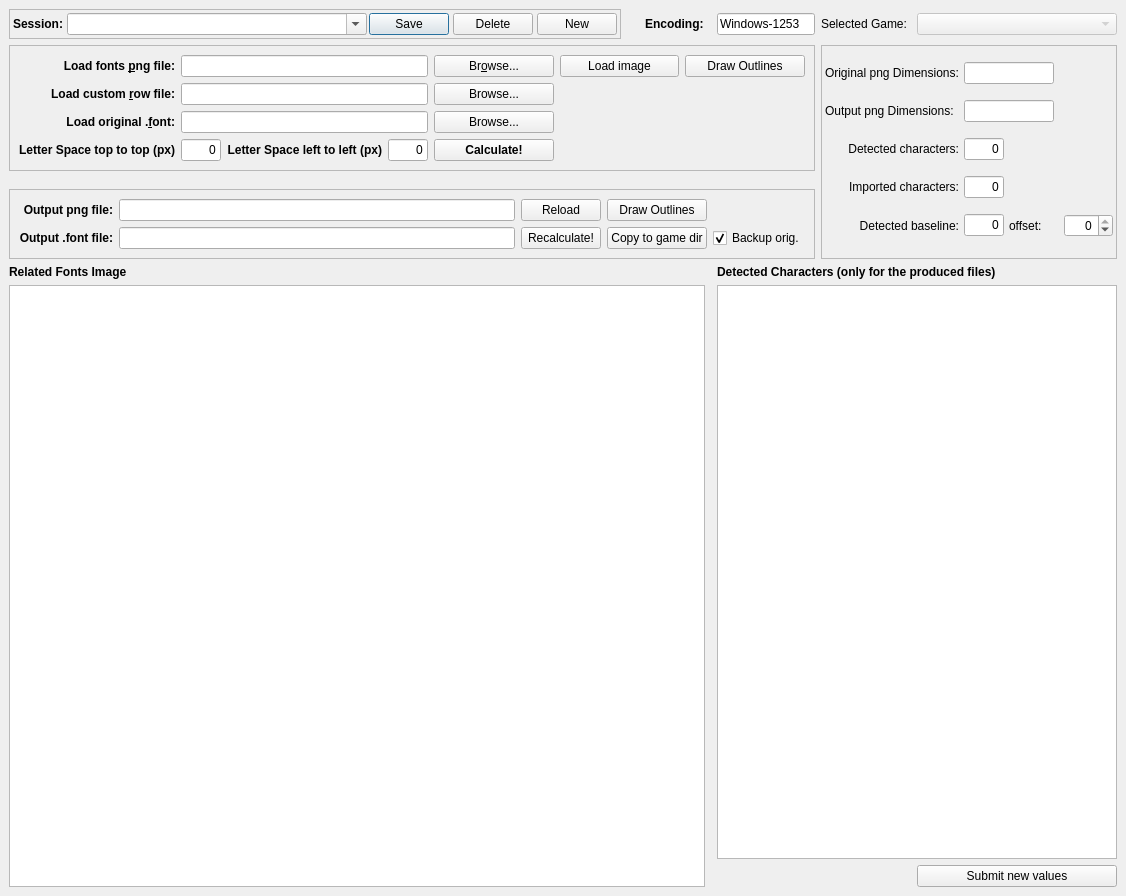
<?xml version="1.0" encoding="UTF-8"?>
<ui version="4.0">
 <author>Antoniou Athanassios</author>
 <class>Dialog</class>
 <widget class="QDialog" name="Dialog">
  <property name="geometry">
   <rect>
    <x>0</x>
    <y>0</y>
    <width>1126</width>
    <height>896</height>
   </rect>
  </property>
  <property name="windowTitle">
   <string>MI SE Fonts Mod tool</string>
  </property>
  <layout class="QGridLayout" name="gridLayout_3">
   <item row="0" column="0">
    <widget class="QFrame" name="frame_4">
     <property name="sizePolicy">
      <sizepolicy hsizetype="MinimumExpanding" vsizetype="Preferred">
       <horstretch>0</horstretch>
       <verstretch>0</verstretch>
      </sizepolicy>
     </property>
     <property name="minimumSize">
      <size>
       <width>600</width>
       <height>0</height>
      </size>
     </property>
     <property name="maximumSize">
      <size>
       <width>700</width>
       <height>16777215</height>
      </size>
     </property>
     <property name="frameShape">
      <enum>QFrame::StyledPanel</enum>
     </property>
     <property name="frameShadow">
      <enum>QFrame::Sunken</enum>
     </property>
     <layout class="QGridLayout" name="gridLayout_5">
      <property name="margin">
       <number>3</number>
      </property>
      <property name="spacing">
       <number>4</number>
      </property>
      <item row="0" column="1">
       <widget class="QComboBox" name="sessionsCmBx">
        <property name="sizePolicy">
         <sizepolicy hsizetype="Fixed" vsizetype="Fixed">
          <horstretch>0</horstretch>
          <verstretch>0</verstretch>
         </sizepolicy>
        </property>
        <property name="minimumSize">
         <size>
          <width>300</width>
          <height>0</height>
         </size>
        </property>
        <property name="editable">
         <bool>true</bool>
        </property>
       </widget>
      </item>
      <item row="0" column="2">
       <widget class="QPushButton" name="parametersSessionsSaveBtn">
        <property name="text">
         <string>Save</string>
        </property>
       </widget>
      </item>
      <item row="0" column="3">
       <widget class="QPushButton" name="parametersSessionDeleteBtn">
        <property name="text">
         <string>Delete</string>
        </property>
       </widget>
      </item>
      <item row="0" column="4">
       <widget class="QPushButton" name="parametersSessionNewBtn">
        <property name="text">
         <string>New</string>
        </property>
       </widget>
      </item>
      <item row="0" column="0">
       <widget class="QLabel" name="label_5">
        <property name="sizePolicy">
         <sizepolicy hsizetype="MinimumExpanding" vsizetype="Preferred">
          <horstretch>0</horstretch>
          <verstretch>0</verstretch>
         </sizepolicy>
        </property>
        <property name="font">
         <font>
          <weight>75</weight>
          <bold>true</bold>
         </font>
        </property>
        <property name="text">
         <string>Session:</string>
        </property>
        <property name="alignment">
         <set>Qt::AlignRight|Qt::AlignTrailing|Qt::AlignVCenter</set>
        </property>
       </widget>
      </item>
     </layout>
    </widget>
   </item>
   <item row="5" column="0" colspan="3">
    <widget class="QLabel" name="label">
     <property name="font">
      <font>
       <weight>75</weight>
       <bold>true</bold>
      </font>
     </property>
     <property name="text">
      <string>Related Fonts Image</string>
     </property>
    </widget>
   </item>
   <item row="6" column="0" rowspan="2" colspan="5">
    <widget class="QGraphicsView" name="graphicsViewPngFont">
     <property name="cursor" stdset="0">
      <cursorShape>CrossCursor</cursorShape>
     </property>
     <property name="mouseTracking">
      <bool>true</bool>
     </property>
     <property name="layoutDirection">
      <enum>Qt::LeftToRight</enum>
     </property>
     <property name="backgroundBrush">
      <brush brushstyle="SolidPattern">
       <color alpha="255">
        <red>131</red>
        <green>166</green>
        <blue>235</blue>
       </color>
      </brush>
     </property>
     <property name="alignment">
      <set>Qt::AlignLeading|Qt::AlignLeft|Qt::AlignTop</set>
     </property>
    </widget>
   </item>
   <item row="6" column="6" colspan="3">
    <widget class="QTableView" name="charsInFontFileTblView">
     <property name="sizePolicy">
      <sizepolicy hsizetype="MinimumExpanding" vsizetype="Expanding">
       <horstretch>0</horstretch>
       <verstretch>0</verstretch>
      </sizepolicy>
     </property>
     <property name="minimumSize">
      <size>
       <width>330</width>
       <height>0</height>
      </size>
     </property>
     <property name="alternatingRowColors">
      <bool>true</bool>
     </property>
     <attribute name="horizontalHeaderCascadingSectionResizes">
      <bool>true</bool>
     </attribute>
     <attribute name="horizontalHeaderDefaultSectionSize">
      <number>35</number>
     </attribute>
     <attribute name="horizontalHeaderMinimumSectionSize">
      <number>26</number>
     </attribute>
     <attribute name="horizontalHeaderStretchLastSection">
      <bool>true</bool>
     </attribute>
     <attribute name="verticalHeaderCascadingSectionResizes">
      <bool>true</bool>
     </attribute>
    </widget>
   </item>
   <item row="5" column="6" colspan="3">
    <widget class="QLabel" name="label_4">
     <property name="font">
      <font>
       <weight>75</weight>
       <bold>true</bold>
      </font>
     </property>
     <property name="text">
      <string>Detected Characters (only for the produced files)</string>
     </property>
    </widget>
   </item>
   <item row="7" column="8">
    <widget class="QPushButton" name="submitCharPropertiesBtn">
     <property name="text">
      <string>Submit new values</string>
     </property>
    </widget>
   </item>
   <item row="0" column="6">
    <widget class="QLineEdit" name="selectedEncodingTxtBx">
     <property name="sizePolicy">
      <sizepolicy hsizetype="Minimum" vsizetype="Fixed">
       <horstretch>0</horstretch>
       <verstretch>0</verstretch>
      </sizepolicy>
     </property>
     <property name="minimumSize">
      <size>
       <width>90</width>
       <height>0</height>
      </size>
     </property>
     <property name="maximumSize">
      <size>
       <width>100</width>
       <height>16777215</height>
      </size>
     </property>
     <property name="text">
      <string>Windows-1253</string>
     </property>
     <property name="readOnly">
      <bool>true</bool>
     </property>
    </widget>
   </item>
   <item row="0" column="7">
    <widget class="QLabel" name="label_18">
     <property name="text">
      <string>Selected Game: </string>
     </property>
    </widget>
   </item>
   <item row="0" column="8">
    <widget class="QComboBox" name="selGameCmBx">
     <property name="enabled">
      <bool>false</bool>
     </property>
     <property name="minimumSize">
      <size>
       <width>200</width>
       <height>0</height>
      </size>
     </property>
    </widget>
   </item>
   <item row="0" column="4">
    <widget class="QLabel" name="label_9">
     <property name="sizePolicy">
      <sizepolicy hsizetype="MinimumExpanding" vsizetype="Preferred">
       <horstretch>0</horstretch>
       <verstretch>0</verstretch>
      </sizepolicy>
     </property>
     <property name="minimumSize">
      <size>
       <width>60</width>
       <height>0</height>
      </size>
     </property>
     <property name="maximumSize">
      <size>
       <width>70</width>
       <height>16777215</height>
      </size>
     </property>
     <property name="font">
      <font>
       <weight>75</weight>
       <bold>true</bold>
      </font>
     </property>
     <property name="text">
      <string>Encoding:</string>
     </property>
    </widget>
   </item>
   <item row="1" column="0" rowspan="2" colspan="7">
    <widget class="QFrame" name="frame">
     <property name="sizePolicy">
      <sizepolicy hsizetype="MinimumExpanding" vsizetype="Preferred">
       <horstretch>0</horstretch>
       <verstretch>0</verstretch>
      </sizepolicy>
     </property>
     <property name="frameShape">
      <enum>QFrame::StyledPanel</enum>
     </property>
     <property name="frameShadow">
      <enum>QFrame::Sunken</enum>
     </property>
     <property name="lineWidth">
      <number>3</number>
     </property>
     <property name="midLineWidth">
      <number>2</number>
     </property>
     <layout class="QGridLayout" name="gridLayout_2">
      <item row="0" column="0">
       <widget class="QLabel" name="label_6">
        <property name="font">
         <font>
          <weight>75</weight>
          <bold>true</bold>
         </font>
        </property>
        <property name="text">
         <string>Load fonts &amp;png file:</string>
        </property>
        <property name="textFormat">
         <enum>Qt::AutoText</enum>
        </property>
        <property name="alignment">
         <set>Qt::AlignRight|Qt::AlignTrailing|Qt::AlignVCenter</set>
        </property>
        <property name="textInteractionFlags">
         <set>Qt::LinksAccessibleByMouse</set>
        </property>
        <property name="buddy">
         <cstring>openFileNameTxtBx</cstring>
        </property>
       </widget>
      </item>
      <item row="0" column="1" colspan="3">
       <widget class="QLineEdit" name="openFileNameTxtBx"/>
      </item>
      <item row="0" column="4">
       <widget class="QPushButton" name="BrowsePNGfilesBtn">
        <property name="text">
         <string>Br&amp;owse...</string>
        </property>
       </widget>
      </item>
      <item row="0" column="5">
       <widget class="QPushButton" name="LoadPNGBtn">
        <property name="text">
         <string>Load image</string>
        </property>
       </widget>
      </item>
      <item row="1" column="0">
       <widget class="QLabel" name="label_7">
        <property name="font">
         <font>
          <weight>75</weight>
          <bold>true</bold>
         </font>
        </property>
        <property name="text">
         <string>Load custom &amp;row file:</string>
        </property>
        <property name="alignment">
         <set>Qt::AlignRight|Qt::AlignTrailing|Qt::AlignVCenter</set>
        </property>
        <property name="buddy">
         <cstring>openCustRowFileTxtBx</cstring>
        </property>
       </widget>
      </item>
      <item row="1" column="1" colspan="3">
       <widget class="QLineEdit" name="openCustRowFileTxtBx"/>
      </item>
      <item row="1" column="4">
       <widget class="QPushButton" name="BrowseCustRowfilesBtn">
        <property name="text">
         <string>Browse...</string>
        </property>
       </widget>
      </item>
      <item row="2" column="0">
       <widget class="QLabel" name="label_10">
        <property name="font">
         <font>
          <weight>75</weight>
          <bold>true</bold>
         </font>
        </property>
        <property name="text">
         <string>Load original .&amp;font:</string>
        </property>
        <property name="alignment">
         <set>Qt::AlignRight|Qt::AlignTrailing|Qt::AlignVCenter</set>
        </property>
        <property name="buddy">
         <cstring>openOrigFontTxtBx</cstring>
        </property>
       </widget>
      </item>
      <item row="2" column="1" colspan="3">
       <widget class="QLineEdit" name="openOrigFontTxtBx"/>
      </item>
      <item row="2" column="4">
       <widget class="QPushButton" name="BrowseOrigFontfileBtn">
        <property name="text">
         <string>Browse...</string>
        </property>
       </widget>
      </item>
      <item row="3" column="0">
       <widget class="QLabel" name="label_13">
        <property name="font">
         <font>
          <weight>75</weight>
          <bold>true</bold>
         </font>
        </property>
        <property name="text">
         <string>Letter Space top to top (px)</string>
        </property>
        <property name="alignment">
         <set>Qt::AlignRight|Qt::AlignTrailing|Qt::AlignVCenter</set>
        </property>
       </widget>
      </item>
      <item row="3" column="1">
       <widget class="QLineEdit" name="innerSpaceLtoLpxTxtBx">
        <property name="maximumSize">
         <size>
          <width>40</width>
          <height>16777215</height>
         </size>
        </property>
        <property name="inputMethodHints">
         <set>Qt::ImhDigitsOnly</set>
        </property>
        <property name="text">
         <string>0</string>
        </property>
        <property name="alignment">
         <set>Qt::AlignRight|Qt::AlignTrailing|Qt::AlignVCenter</set>
        </property>
       </widget>
      </item>
      <item row="3" column="2">
       <widget class="QLabel" name="label_12">
        <property name="font">
         <font>
          <weight>75</weight>
          <bold>true</bold>
         </font>
        </property>
        <property name="text">
         <string>Letter Space left to left (px)</string>
        </property>
        <property name="alignment">
         <set>Qt::AlignRight|Qt::AlignTrailing|Qt::AlignVCenter</set>
        </property>
       </widget>
      </item>
      <item row="3" column="3">
       <widget class="QLineEdit" name="InnerSpaceTtoTpxTxtBx">
        <property name="maximumSize">
         <size>
          <width>40</width>
          <height>16777215</height>
         </size>
        </property>
        <property name="inputMethodHints">
         <set>Qt::ImhDigitsOnly</set>
        </property>
        <property name="text">
         <string>0</string>
        </property>
        <property name="alignment">
         <set>Qt::AlignRight|Qt::AlignTrailing|Qt::AlignVCenter</set>
        </property>
       </widget>
      </item>
      <item row="3" column="4">
       <widget class="QPushButton" name="calculateOutputBtn">
        <property name="font">
         <font>
          <weight>75</weight>
          <bold>true</bold>
         </font>
        </property>
        <property name="text">
         <string>Calculate!</string>
        </property>
       </widget>
      </item>
      <item row="0" column="6">
       <widget class="QPushButton" name="drawOrigOutlinesBtn">
        <property name="text">
         <string>Draw Outlines</string>
        </property>
       </widget>
      </item>
     </layout>
    </widget>
   </item>
   <item row="1" column="7" rowspan="4" colspan="2">
    <widget class="QFrame" name="frame_3">
     <property name="sizePolicy">
      <sizepolicy hsizetype="Minimum" vsizetype="Preferred">
       <horstretch>0</horstretch>
       <verstretch>0</verstretch>
      </sizepolicy>
     </property>
     <property name="minimumSize">
      <size>
       <width>230</width>
       <height>214</height>
      </size>
     </property>
     <property name="maximumSize">
      <size>
       <width>16777215</width>
       <height>500</height>
      </size>
     </property>
     <property name="frameShape">
      <enum>QFrame::StyledPanel</enum>
     </property>
     <property name="frameShadow">
      <enum>QFrame::Sunken</enum>
     </property>
     <property name="lineWidth">
      <number>3</number>
     </property>
     <property name="midLineWidth">
      <number>2</number>
     </property>
     <layout class="QGridLayout" name="gridLayout_4">
      <property name="horizontalSpacing">
       <number>5</number>
      </property>
      <property name="verticalSpacing">
       <number>3</number>
      </property>
      <property name="margin">
       <number>3</number>
      </property>
      <item row="3" column="0">
       <widget class="QLabel" name="label_14">
        <property name="text">
         <string>Detected characters:</string>
        </property>
        <property name="alignment">
         <set>Qt::AlignRight|Qt::AlignTrailing|Qt::AlignVCenter</set>
        </property>
       </widget>
      </item>
      <item row="7" column="0">
       <widget class="QLabel" name="label_11">
        <property name="text">
         <string>Detected baseline:</string>
        </property>
        <property name="alignment">
         <set>Qt::AlignRight|Qt::AlignTrailing|Qt::AlignVCenter</set>
        </property>
       </widget>
      </item>
      <item row="4" column="0">
       <widget class="QLabel" name="label_15">
        <property name="text">
         <string>Imported characters:</string>
        </property>
        <property name="alignment">
         <set>Qt::AlignRight|Qt::AlignTrailing|Qt::AlignVCenter</set>
        </property>
       </widget>
      </item>
      <item row="0" column="0">
       <widget class="QLabel" name="label_16">
        <property name="sizePolicy">
         <sizepolicy hsizetype="Preferred" vsizetype="Fixed">
          <horstretch>0</horstretch>
          <verstretch>0</verstretch>
         </sizepolicy>
        </property>
        <property name="text">
         <string>Original png Dimensions:</string>
        </property>
       </widget>
      </item>
      <item row="2" column="0">
       <widget class="QLabel" name="label_17">
        <property name="sizePolicy">
         <sizepolicy hsizetype="Preferred" vsizetype="Fixed">
          <horstretch>0</horstretch>
          <verstretch>0</verstretch>
         </sizepolicy>
        </property>
        <property name="text">
         <string>Output png Dimensions:</string>
        </property>
       </widget>
      </item>
      <item row="0" column="1" colspan="2">
       <widget class="QLineEdit" name="origPNGFileDimensionsTxtBx">
        <property name="sizePolicy">
         <sizepolicy hsizetype="Fixed" vsizetype="Fixed">
          <horstretch>0</horstretch>
          <verstretch>0</verstretch>
         </sizepolicy>
        </property>
        <property name="minimumSize">
         <size>
          <width>90</width>
          <height>0</height>
         </size>
        </property>
        <property name="maximumSize">
         <size>
          <width>90</width>
          <height>16777215</height>
         </size>
        </property>
        <property name="alignment">
         <set>Qt::AlignRight|Qt::AlignTrailing|Qt::AlignVCenter</set>
        </property>
        <property name="readOnly">
         <bool>true</bool>
        </property>
       </widget>
      </item>
      <item row="3" column="1">
       <widget class="QLineEdit" name="numOfdetectCharsTxtBx">
        <property name="maximumSize">
         <size>
          <width>40</width>
          <height>16777215</height>
         </size>
        </property>
        <property name="inputMethodHints">
         <set>Qt::ImhDigitsOnly</set>
        </property>
        <property name="text">
         <string>0</string>
        </property>
        <property name="alignment">
         <set>Qt::AlignRight|Qt::AlignTrailing|Qt::AlignVCenter</set>
        </property>
        <property name="readOnly">
         <bool>true</bool>
        </property>
       </widget>
      </item>
      <item row="4" column="1">
       <widget class="QLineEdit" name="numOfImportedCharsTxtBx">
        <property name="maximumSize">
         <size>
          <width>40</width>
          <height>16777215</height>
         </size>
        </property>
        <property name="text">
         <string>0</string>
        </property>
        <property name="alignment">
         <set>Qt::AlignRight|Qt::AlignTrailing|Qt::AlignVCenter</set>
        </property>
        <property name="readOnly">
         <bool>true</bool>
        </property>
       </widget>
      </item>
      <item row="7" column="1">
       <widget class="QLineEdit" name="detectedBaselineTxtBx">
        <property name="maximumSize">
         <size>
          <width>40</width>
          <height>16777215</height>
         </size>
        </property>
        <property name="inputMethodHints">
         <set>Qt::ImhDigitsOnly</set>
        </property>
        <property name="text">
         <string>0</string>
        </property>
        <property name="alignment">
         <set>Qt::AlignRight|Qt::AlignTrailing|Qt::AlignVCenter</set>
        </property>
        <property name="readOnly">
         <bool>true</bool>
        </property>
       </widget>
      </item>
      <item row="7" column="3">
       <widget class="QSpinBox" name="baselineOffsetSpinBox">
        <property name="alignment">
         <set>Qt::AlignRight|Qt::AlignTrailing|Qt::AlignVCenter</set>
        </property>
        <property name="minimum">
         <number>-5</number>
        </property>
        <property name="maximum">
         <number>0</number>
        </property>
       </widget>
      </item>
      <item row="7" column="2">
       <widget class="QLabel" name="label_2">
        <property name="text">
         <string>offset:</string>
        </property>
       </widget>
      </item>
      <item row="2" column="1" colspan="2">
       <widget class="QLineEdit" name="copyPNGFileDimensionsTxtBx">
        <property name="sizePolicy">
         <sizepolicy hsizetype="Fixed" vsizetype="Fixed">
          <horstretch>0</horstretch>
          <verstretch>0</verstretch>
         </sizepolicy>
        </property>
        <property name="minimumSize">
         <size>
          <width>90</width>
          <height>0</height>
         </size>
        </property>
        <property name="maximumSize">
         <size>
          <width>90</width>
          <height>16777213</height>
         </size>
        </property>
        <property name="alignment">
         <set>Qt::AlignRight|Qt::AlignTrailing|Qt::AlignVCenter</set>
        </property>
        <property name="readOnly">
         <bool>true</bool>
        </property>
       </widget>
      </item>
     </layout>
    </widget>
   </item>
   <item row="4" column="0" colspan="7">
    <widget class="QFrame" name="frame_2">
     <property name="sizePolicy">
      <sizepolicy hsizetype="MinimumExpanding" vsizetype="Preferred">
       <horstretch>0</horstretch>
       <verstretch>0</verstretch>
      </sizepolicy>
     </property>
     <property name="frameShape">
      <enum>QFrame::StyledPanel</enum>
     </property>
     <property name="frameShadow">
      <enum>QFrame::Sunken</enum>
     </property>
     <property name="lineWidth">
      <number>3</number>
     </property>
     <property name="midLineWidth">
      <number>2</number>
     </property>
     <layout class="QGridLayout" name="gridLayout">
      <item row="0" column="0">
       <widget class="QLabel" name="label_8">
        <property name="font">
         <font>
          <weight>75</weight>
          <bold>true</bold>
         </font>
        </property>
        <property name="text">
         <string>Output png file:</string>
        </property>
        <property name="alignment">
         <set>Qt::AlignRight|Qt::AlignTrailing|Qt::AlignVCenter</set>
        </property>
       </widget>
      </item>
      <item row="0" column="1">
       <widget class="QLineEdit" name="OutputPngFileTxtBx">
        <property name="enabled">
         <bool>true</bool>
        </property>
        <property name="readOnly">
         <bool>true</bool>
        </property>
       </widget>
      </item>
      <item row="0" column="2">
       <widget class="QPushButton" name="loadOutputPNGBtn">
        <property name="text">
         <string>Reload</string>
        </property>
       </widget>
      </item>
      <item row="0" column="3">
       <widget class="QPushButton" name="drawCopyOutlinesBtn">
        <property name="text">
         <string>Draw Outlines</string>
        </property>
       </widget>
      </item>
      <item row="1" column="0">
       <widget class="QLabel" name="label_3">
        <property name="font">
         <font>
          <weight>75</weight>
          <bold>true</bold>
         </font>
        </property>
        <property name="text">
         <string>Output .font file:</string>
        </property>
        <property name="alignment">
         <set>Qt::AlignRight|Qt::AlignTrailing|Qt::AlignVCenter</set>
        </property>
       </widget>
      </item>
      <item row="1" column="1">
       <widget class="QLineEdit" name="OutputFontFileTxtBx">
        <property name="readOnly">
         <bool>true</bool>
        </property>
       </widget>
      </item>
      <item row="1" column="2">
       <widget class="QPushButton" name="recalculateOutputBtn">
        <property name="text">
         <string>Recalculate!</string>
        </property>
       </widget>
      </item>
      <item row="1" column="3">
       <widget class="QPushButton" name="copyToGameDirBtn">
        <property name="text">
         <string>Copy to game dir</string>
        </property>
       </widget>
      </item>
      <item row="1" column="4">
       <widget class="QCheckBox" name="BkpOrigFilesInGameDirCkBx">
        <property name="text">
         <string>Backup orig.</string>
        </property>
        <property name="checked">
         <bool>true</bool>
        </property>
       </widget>
      </item>
     </layout>
    </widget>
   </item>
  </layout>
 </widget>
 <layoutdefault spacing="6" margin="9"/>
 <tabstops>
  <tabstop>openFileNameTxtBx</tabstop>
  <tabstop>BrowsePNGfilesBtn</tabstop>
  <tabstop>LoadPNGBtn</tabstop>
  <tabstop>drawOrigOutlinesBtn</tabstop>
  <tabstop>openCustRowFileTxtBx</tabstop>
  <tabstop>BrowseCustRowfilesBtn</tabstop>
  <tabstop>openOrigFontTxtBx</tabstop>
  <tabstop>BrowseOrigFontfileBtn</tabstop>
  <tabstop>innerSpaceLtoLpxTxtBx</tabstop>
  <tabstop>InnerSpaceTtoTpxTxtBx</tabstop>
  <tabstop>calculateOutputBtn</tabstop>
  <tabstop>OutputPngFileTxtBx</tabstop>
  <tabstop>loadOutputPNGBtn</tabstop>
  <tabstop>drawCopyOutlinesBtn</tabstop>
  <tabstop>OutputFontFileTxtBx</tabstop>
  <tabstop>recalculateOutputBtn</tabstop>
  <tabstop>copyToGameDirBtn</tabstop>
  <tabstop>BkpOrigFilesInGameDirCkBx</tabstop>
  <tabstop>graphicsViewPngFont</tabstop>
  <tabstop>charsInFontFileTblView</tabstop>
  <tabstop>submitCharPropertiesBtn</tabstop>
 </tabstops>
 <resources>
  <include location="images.qrc"/>
 </resources>
 <connections/>
 <designerdata>
  <property name="gridDeltaX">
   <number>10</number>
  </property>
  <property name="gridDeltaY">
   <number>10</number>
  </property>
  <property name="gridSnapX">
   <bool>true</bool>
  </property>
  <property name="gridSnapY">
   <bool>true</bool>
  </property>
  <property name="gridVisible">
   <bool>true</bool>
  </property>
 </designerdata>
</ui>
